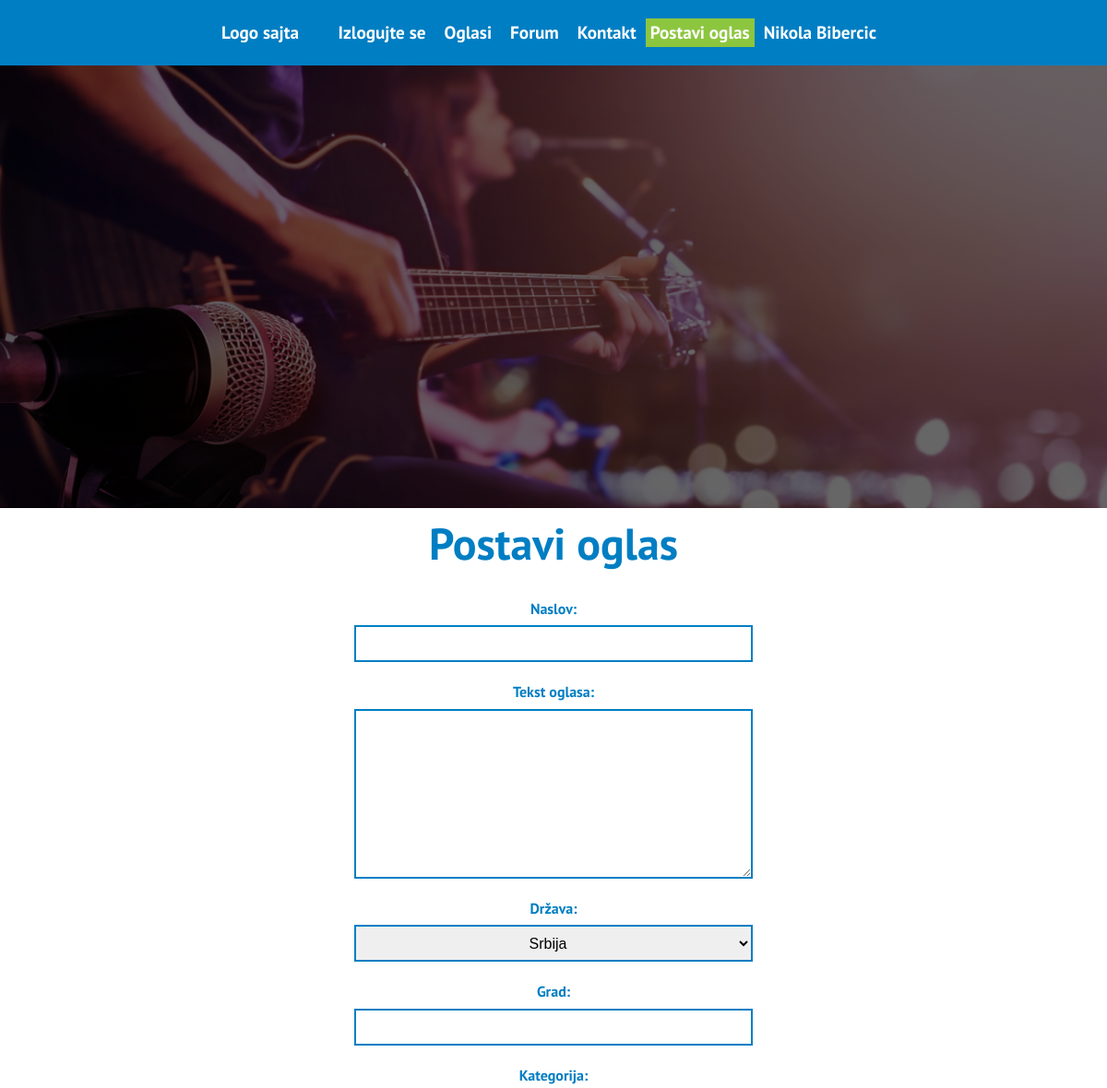
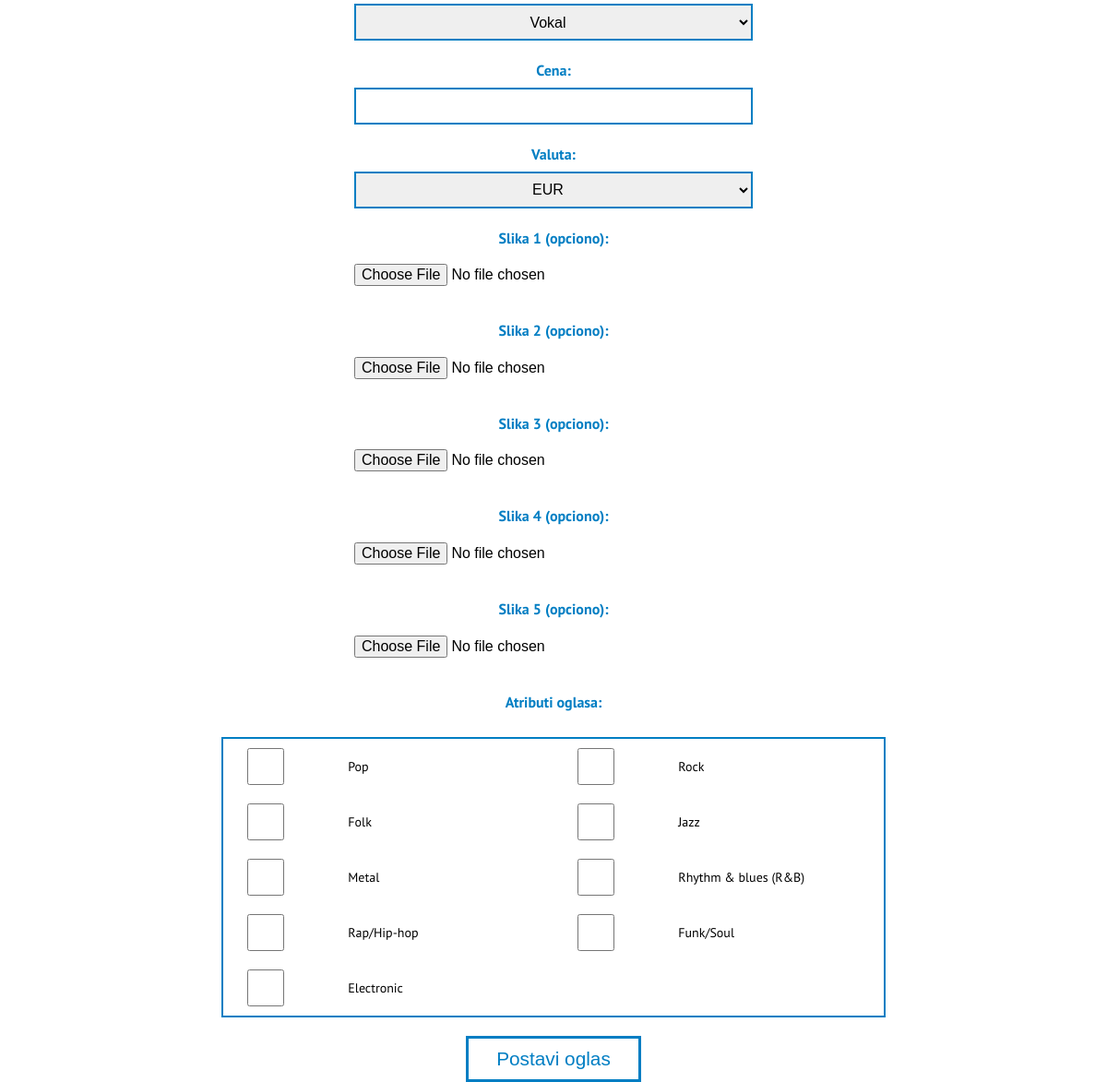
The app's page /view-insert-ad.php (signed in) with its own data (2 pictures, top to bottom).
### tables this page shows
CREATE TABLE sf_tag(
	tag_id int AUTO_INCREMENT PRIMARY KEY,
	name varchar(50) not null unique
);

### classes/Connection.php (called while the page is built)
<?php
    class Connection {
        public $host = 'localhost';
        public $dbname = 'muzicki_svet';
        public $username = 'root';
        public $password = '';
        public function connect(){
            try{
                return new PDO("mysql:host={$this->host};dbname={$this->dbname};charset=utf8",$this->username,$this->password);
            }
            catch(PDOException $e){
                echo 'Error'.$e->getMessage();
            }
        }
    }
?>

### instances-of-objects.php (called while the page is built, shortened)
<?php
    require 'classes/Connection.php';
    require 'classes/ConnectionBuilder.php';
    require 'classes/Ad.php';
    $conn = new Connection();
    $ad = new Ad($conn->connect());
?>

### classes/ConnectionBuilder.php (called while the page is built, shortened)
<?php
    class ConnectionBuilder{
        public function __construct($conn){
            $this->conn = $conn;
        }
    }
?>

### classes/Ad.php (called while the page is built, shortened)
<?php
    class Ad extends ConnectionBuilder{
        public function selectAdCategory(){
            $sql = "select *
                    from sf_ad_category c
                    order by c.ad_category_id ";
            $query = $this->conn->prepare($sql);
            $query->execute();
            $result = $query->fetchAll(PDO::FETCH_OBJ);
            return $result;
        }
        public function selectAdCountry(){
            $sql = "select *
                    from sf_country c
                    order by c.country_id ";
            $query = $this->conn->prepare($sql);
            $query->execute();
            $result = $query->fetchAll(PDO::FETCH_OBJ);
            return $result;
        }
        public function selectAdCurrency(){
            $sql = "select *
                    from sf_currency c
                    order by c.currency_id ";
            $query = $this->conn->prepare($sql);
            $query->execute();
            $result = $query->fetchAll(PDO::FETCH_OBJ);
            return $result;
        }
        public function selectAdTag(){
            $sql = "select *
                    from sf_tag t
                    order by t.tag_id ";
            $query = $this->conn->prepare($sql);
            $query->execute();
            $result = $query->fetchAll(PDO::FETCH_OBJ);
            return $result;
        }
    }
?>

### view-insert-ad.php (the view, shortened to what this page needs)
<?php require 'instances-of-objects.php'; ?>
<?php require 'partials/header.php'; ?>
<section class="insertAdForm container" id="insertAdForm">
    <h2>Postavi oglas</h2>
    <form action="controller/insert-ad.php" method="POST" autocomplete="on" enctype="multipart/form-data">
        <h3>Naslov:</h3>
        <input type="text" name="title" placeholder="" required>
        <h3>Tekst oglasa:</h3>
        <textarea name="text" id="" cols="40" rows="10" placeholder="" required></textarea>
        <h3>Država:</h3>
        <select name="countryId" id="">
            <?php  $result = $ad->selectAdCountry(); foreach($result as $x):  ?>
                <option value=<?php echo $x->country_id; ?> class="form-control"><?php echo $x->name; ?></option>
            <?php endforeach; ?>
        </select>
        <h3>Grad:</h3>
        <input type="text" name="city" placeholder="" required>
        <h3>Kategorija:</h3>
        <select name="categoryId" id="">
            <?php  $result = $ad->selectAdCategory(); foreach($result as $x):  ?>
                <option value=<?php echo $x->ad_category_id; ?> class="form-control"><?php echo $x->name; ?></option>
            <?php endforeach; ?>
        </select>
        <h3>Cena:</h3>
        <input type="number" name="price" placeholder="" required>
        <h3>Valuta:</h3>
        <select name="currencyId" id="">
            <?php  $result = $ad->selectAdCurrency(); foreach($result as $x):  ?>
                <option value=<?php echo $x->currency_id; ?> class="form-control"><?php echo $x->name; ?></option>
            <?php endforeach; ?>
        </select>
        <h3>Slika 1 (opciono):</h3>
        <input class="uploadImage" type="file" name="file1">
        <h3>Slika 2 (opciono):</h3>
        <input class="uploadImage" type="file" name="file2">
        <h3>Slika 3 (opciono):</h3>
        <input class="uploadImage" type="file" name="file3">
        <h3>Slika 4 (opciono):</h3>
        <input class="uploadImage" type="file" name="file4">
        <h3>Slika 5 (opciono):</h3>
        <input class="uploadImage" type="file" name="file5">
        <h3>Atributi oglasa:</h3>
        <section class="checkBox">
            <?php  $result = $ad->selectAdTag(); foreach($result as $x):  ?>
                <div>
                    <input type="checkbox" name=<?php echo $x->name; ?> value=<?php echo $x->tag_id; ?> >
                    <label for=<?php echo $x->name; ?>><?php echo ' '.$x->name; ?></label><br>
                </div>
            <?php endforeach; ?>
        </section>
        <button type="submit" name="submit">Postavi oglas</button>
    </form>
</section>
<?php require 'partials/footer.php'; ?>

### partials/header.php (shortened to what this page needs)
<!DOCTYPE html>
<html lang="en">
<head>
    <link rel="stylesheet" href="css/style.css">
</head>
<body>
    <header>
        <nav class="container">
            <div class="logo">
                <a href="index.php" id="logo">Logo sajta</a>
            </div>
            <ul id="navBarUl">
                <?php if(isset($_SESSION['user'])): ?>
                    <li><a href="controller/log-out.php">Izlogujte se</a></li>
                <?php else: ?>
                    <li><a href="view-log-in.php">Ulogujte se</a></li>
                <?php endif; ?>
                <li><a href="view-music-adds.php">Oglasi</a></li>
                <li><a href="">Forum</a></li>
                <li><a href="view-contact.php">Kontakt</a></li>
                <li class="insertAd"><a href="view-insert-ad.php">Postavi oglas</a></li>
                <?php if(isset($_SESSION['user'])): ?>
                    <li><a href="view-user.php"><?php echo $_SESSION['user']->name; ?></a></li>
                <?php endif; ?>
            </ul>
        </nav>
        <hgroup>
        </hgroup>
    </header>

### partials/footer.php (shortened to what this page needs)
</body>
</html>

### css/style.css (style rules this page uses)
* { padding: 0; margin: 0; -webkit-box-sizing: border-box; box-sizing: border-box; }
body { font-family: "PT Sans", sans-serif; line-height: 1.6; font-size: 14px; }
ul { list-style-type: none; }
a { text-decoration: none; }
.container { width: 60%; margin: auto; }
header { background-color: #007ec3; color: white; font-weight: 700; }
header nav { display: -webkit-box; display: -ms-flexbox; display: flex; -ms-flex-wrap: wrap; flex-wrap: wrap; -webkit-box-pack: justify; -ms-flex-pack: justify; justify-content: space-between; -webkit-box-align: center; -ms-flex-align: center; align-items: center; -webkit-box-orient: horizontal; -webkit-box-direction: normal; -ms-flex-direction: row; flex-direction: row; padding: 20px 0; font-size: 1.2rem; }
header nav .logo a { color: white; }
header nav ul { display: -webkit-box; display: -ms-flexbox; display: flex; -ms-flex-wrap: wrap; flex-wrap: wrap; -webkit-box-pack: justify; -ms-flex-pack: justify; justify-content: space-between; -webkit-box-align: center; -ms-flex-align: center; align-items: center; -webkit-box-orient: horizontal; -webkit-box-direction: normal; -ms-flex-direction: row; flex-direction: row; }
header nav ul li { padding: 0 10px; }
header nav ul li a { color: white; }
header nav ul .insertAd { padding: 0 5px; background: #8cc63f; }
header hgroup { color: white; background: -webkit-gradient(linear, left top, left bottom, from(rgba(0, 0, 0, 0.6)), to(rgba(0, 0, 0, 0.6))), url(../site-images/header.jpg); background: linear-gradient(rgba(0, 0, 0, 0.6), rgba(0, 0, 0, 0.6)), url(../site-images/header.jpg); background-position: center; background-size: cover; height: 60vh; text-transform: uppercase; display: -webkit-box; display: -ms-flexbox; display: flex; -ms-flex-wrap: wrap; flex-wrap: wrap; -webkit-box-pack: center; -ms-flex-pack: center; justify-content: center; -webkit-box-align: center; -ms-flex-align: center; align-items: center; -webkit-box-orient: horizontal; -webkit-box-direction: normal; -ms-flex-direction: row; flex-direction: row; }
.insertAdForm h2 { text-align: center; font-size: 3rem; color: #007ec3; margin-bottom: 20px; }
.insertAdForm form { display: -webkit-box; display: -ms-flexbox; display: flex; -ms-flex-wrap: wrap; flex-wrap: wrap; -webkit-box-pack: justify; -ms-flex-pack: justify; justify-content: space-between; -webkit-box-align: center; -ms-flex-align: center; align-items: center; -webkit-box-orient: vertical; -webkit-box-direction: normal; -ms-flex-direction: column; flex-direction: column; }
.insertAdForm form input, .insertAdForm form textarea, .insertAdForm form select { margin-bottom: 20px; border: 2px solid #007ec3; font-size: 16px; width: 60%; }
.insertAdForm form input { text-align: center; height: 40px; }
.insertAdForm form select { text-align: center; height: 40px; }
.insertAdForm form h3 { text-align: left; font-size: 1rem; color: #007ec3; margin-bottom: 5px; }
.insertAdForm form .uploadImage { border: none; margin-top: 10px; }
.insertAdForm form .checkBox { border: 2px solid #007ec3; margin-top: 20px; display: -webkit-box; display: -ms-flexbox; display: flex; -ms-flex-wrap: wrap; flex-wrap: wrap; -webkit-box-pack: justify; -ms-flex-pack: justify; justify-content: space-between; -webkit-box-align: center; -ms-flex-align: center; align-items: center; -webkit-box-orient: horizontal; -webkit-box-direction: normal; -ms-flex-direction: row; flex-direction: row; }
.insertAdForm form .checkBox div { width: 50%; display: -webkit-box; display: -ms-flexbox; display: flex; -ms-flex-wrap: wrap; flex-wrap: wrap; -webkit-box-pack: justify; -ms-flex-pack: justify; justify-content: space-between; -webkit-box-align: center; -ms-flex-align: center; align-items: center; -webkit-box-orient: horizontal; -webkit-box-direction: normal; -ms-flex-direction: row; flex-direction: row; }
.insertAdForm form .checkBox div input { text-align: center; margin: 10px; width: 20%; }
.insertAdForm form .checkBox div label { text-align: left; width: 50%; }
.insertAdForm form button { padding: 10px 30px; border: 3px solid #007ec3; color: #007ec3; background: white; font-size: 1.3rem; border-radius: 10px; border-radius: 0px; margin-top: 20px; }

### records on screen
sf_tag: name "Pop"
sf_tag: name "Rock"
sf_tag: name "Folk"
sf_tag: name "Jazz"
sf_tag: name "Metal"
sf_tag: name "Rhythm & blues (R&B)"
sf_tag: name "Rap/Hip-hop"
sf_tag: name "Funk/Soul"
sf_tag: name "Electronic"

### other values on screen
$_SESSION['user']->name "Nikola Bibercic"
form field countryId "Srbija"
form field categoryId "Vokal"
form field currencyId "EUR"
